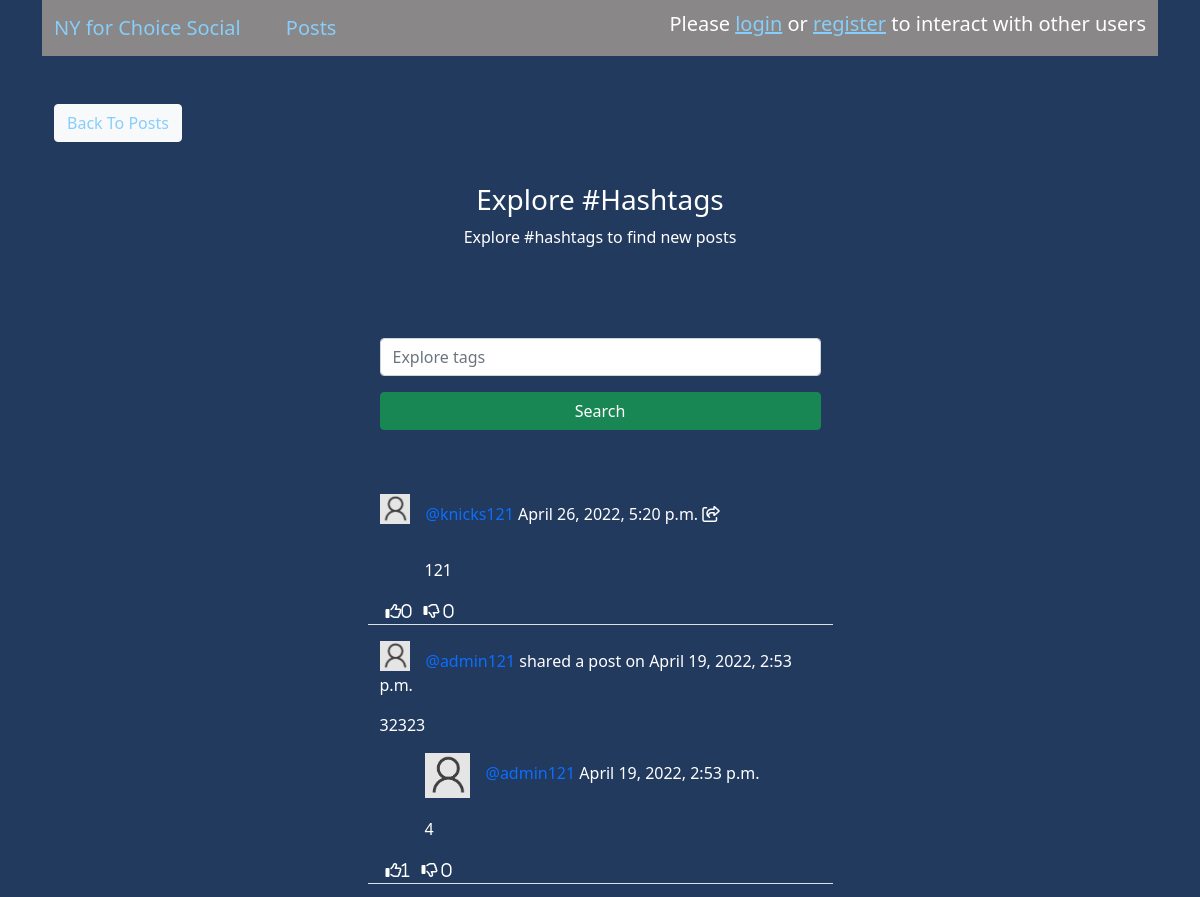
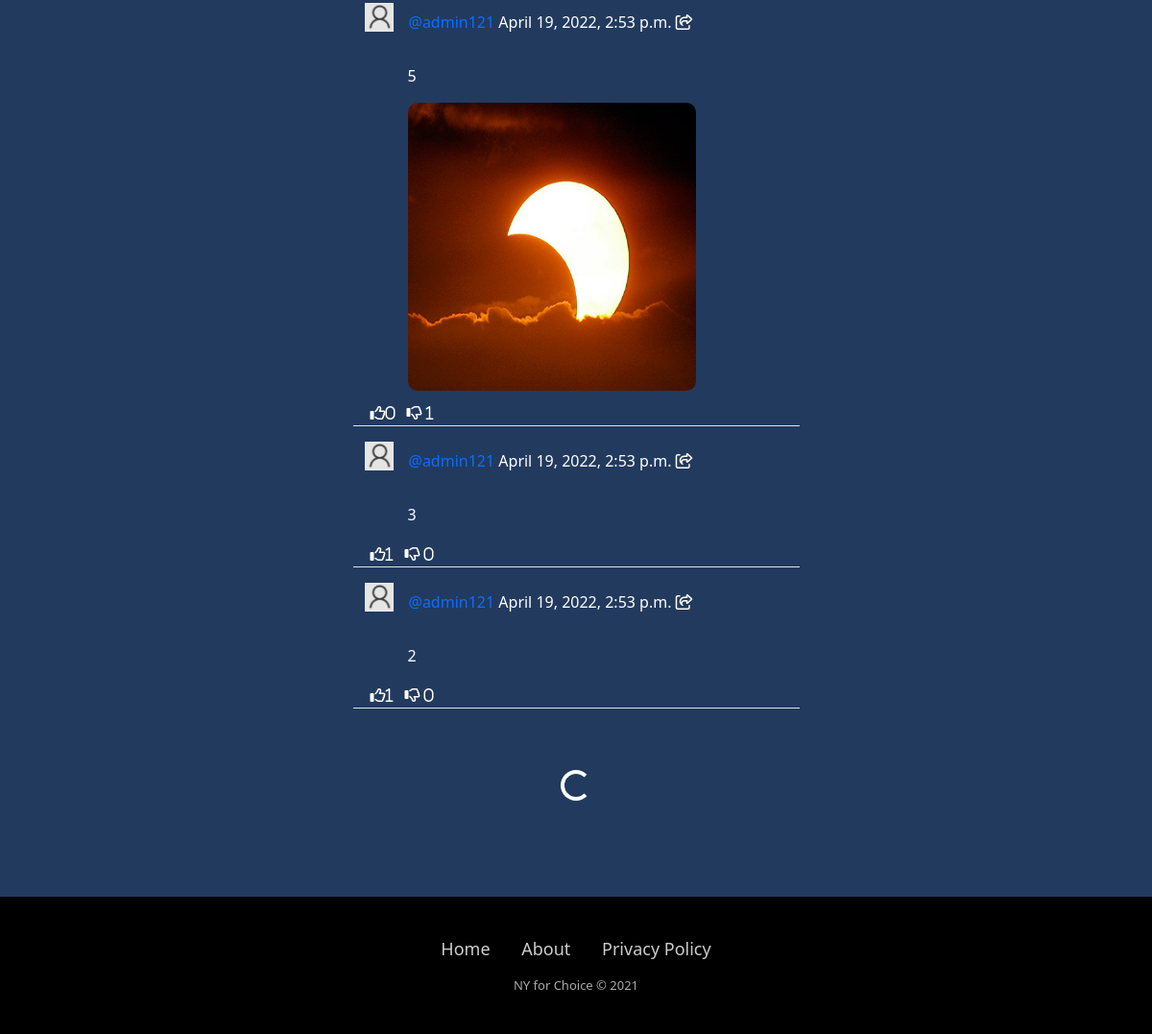
Before: /social/explore/ with the older database file (2 pictures, top to bottom).
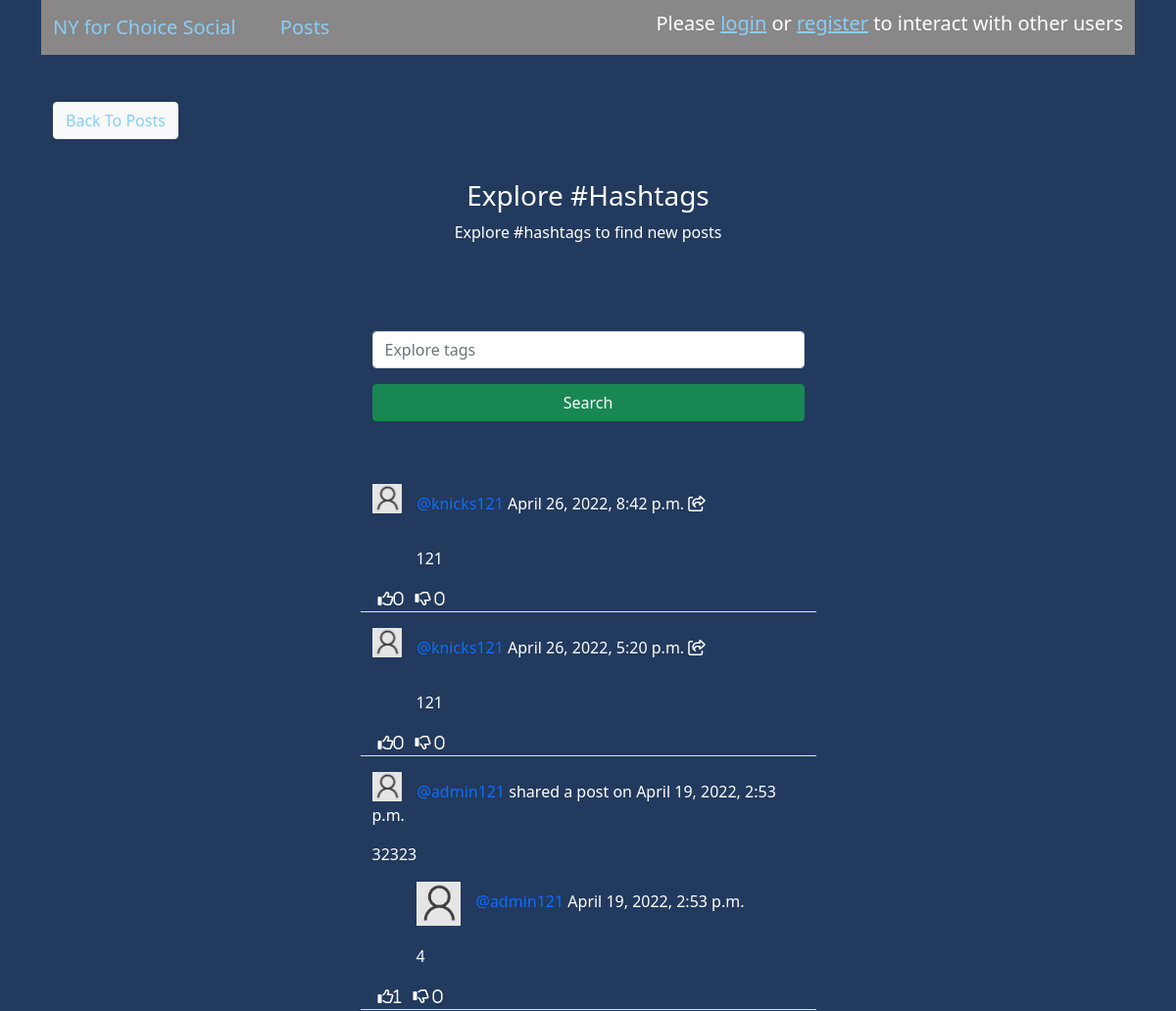
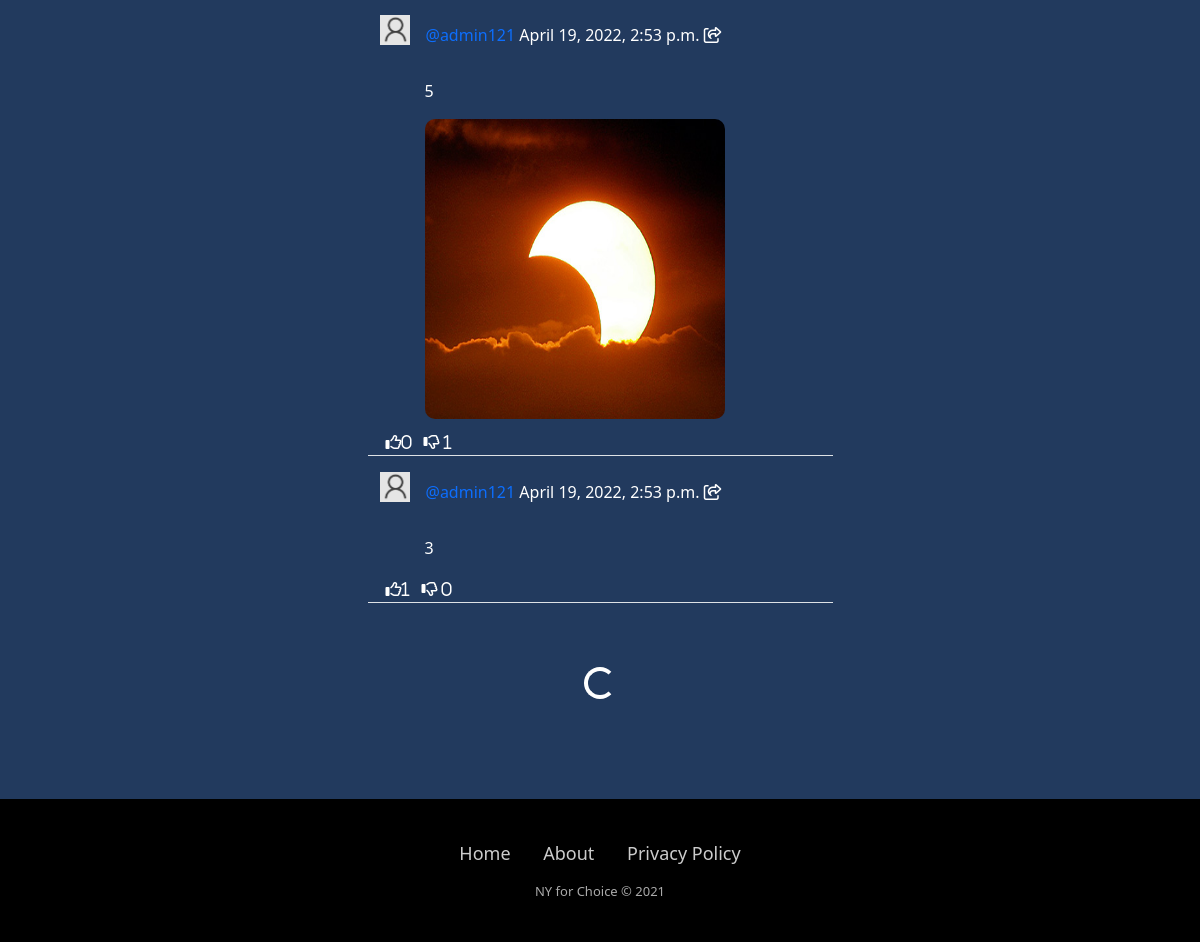
After: the same page with the newer database file (2 pictures, top to bottom).
### social/models.py (models this page shows, shortened)
class Post(models.Model):
    body = models.TextField()
    image = models.ImageField(upload_to='uploads/post_photos', blank=True, null=True)
    video = models.FileField(upload_to="uploads/post_videos", validators=[file_size], blank=True, null=True)
    created_on = models.DateTimeField(default=timezone.now)
    author = models.ForeignKey(User, on_delete=models.CASCADE)
    shared_user = models.ForeignKey(User, on_delete=models.CASCADE, null=True, blank=True, related_name='+')
    shared_body = models.TextField(blank=True, null=True)
    shared_on = models.DateTimeField(blank=True, null=True)
    likes = models.ManyToManyField(User, blank=True, related_name='likess')
    dislikes = models.ManyToManyField(User, blank=True, related_name='dislikess')
    tags = models.ManyToManyField('Tag', blank=True)
    class Meta:
        ordering = ['-created_on']

### members/models.py (models this page shows, shortened)
class UserProfile(models.Model):
  user = models.OneToOneField(User, primary_key=True, verbose_name='user', related_name='profile', on_delete=models.CASCADE)
  first_name = models.CharField(max_length=30, blank=True, null=True)
  last_name = models.CharField(max_length=30, blank=True, null=True)
  bio = models.TextField(max_length=500, blank=True, null=True)
  birth_date=models.DateField(null=True, blank=True)
  location = models.CharField(max_length=100, blank=True, null=True)
  picture = models.ImageField(upload_to='images/profile_pictures', default='images/profile_pictures/default_pic.jpg', blank=False)
  followers = models.ManyToManyField(User, blank=True, related_name='followers')
  followings = models.ManyToManyField(User, blank=True, related_name='followings')
  website_url = models.CharField(max_length=255, null=True, blank=True)
  facebook_url = models.CharField(max_length=255, null=True, blank=True)
  twitter_url = models.CharField(max_length=255, null=True, blank=True)
  instagram_url = models.CharField(max_length=255, null=True, blank=True)
  pinterest_url = models.CharField(max_length=255, null=True, blank=True)

class User(AbstractBaseUser, PermissionsMixin):
  email = models.EmailField(verbose_name="email", max_length=60, unique=True)
  username = models.CharField(max_length=45, unique=True)
  first_name = models.CharField(max_length=60, blank=True)
  last_name = models.CharField(max_length=60, blank=True)
  state = models.ForeignKey(State, on_delete=models.SET_NULL, null=True)
  city = models.ForeignKey(City, on_delete=models.SET_NULL, null=True)
  date_joined = models.DateTimeField(verbose_name='date_joined', default=timezone.now)
  last_login = models.DateTimeField(verbose_name='last_login', default=timezone.now)
  is_staff = models.BooleanField(default=False)
  is_active = models.BooleanField(default=True)
  is_admin = models.BooleanField(default=False)
  is_superuser = models.BooleanField(default=False)
  objects = MyAccountManager()
  USERNAME_FIELD = 'username'
  REQUIRED_FIELDS = ['email']
  def __str__(self):
    return self.username

### social/views.py (the view, shortened to what this page needs)
# urls.py: path('explore/', Explore.as_view(), name='explore'),
class Explore(View):
    def get(self, request, *args, **kwargs):
        explore_form = ExploreForm()
        query = self.request.GET.get('query')
        tag = Tag.objects.filter(name=query).first()
        if tag:
            p = Paginator(Post.objects.filter(tags__in=[tag]), 5)
            page = request.GET.get('page')
            posts = p.get_page(page)
        else:
            p = Paginator(Post.objects.all(), 5)
            page = request.GET.get('page')
            posts = p.get_page(page)
        context = {
            'tag': tag,
            'posts': posts,
            'explore_form': explore_form,
        }
        return render(request, 'social/explore.html', context)

### social/forms.py
class ExploreForm(forms.Form):
    query = forms.CharField(
        label='',
        widget=forms.TextInput(attrs={
            'placeholder': 'Explore tags'
        })
    )

### social/templates/social/explore.html (shortened to what this page needs)
{% extends 'base.html' %}
{% load crispy_forms_tags %}
{% block content %}
	<div class="container">
		<div class="row mt-5">
			<div class="col-md-5 col-sm-6">
				<a href="{% url 'post-list' %}" class="btn btn-light">Back To Posts</a>
			</div>
		</div>
		<div class="row justify-content-center mt-3 mb-5"><div class="col-md-5 col-sm-12"><div class="flexbox-item-99"><div class="header-info2">
			{% if tag %}
				<h3>Explore #{{ tag.name }} Posts</h3>
				<p class="mb-3">Most recent posts tagged with {{ tag.name }}</p>
			{% else %}
				<h3>Explore #Hashtags</h3>
				<p class="mb-3">Explore #hashtags to find new posts</p>
			{% endif %}
		</div></div></div></div>
		<div class="row justify-content-center mt-3">
			<div class="col-md-5 col-sm-12">
				<form method="POST" class="mb-5">
					{{ explore_form | crispy }}
                    <div class="d-grid gap-2">
                        <button class="btn btn-success mt-3">Search</button>
                    </div>
				</form>
			</div>
		</div>
        <div class="infinite-container">
    		{% for post in posts %}
                <div class="infinite-item">
            	    <div class="row justify-content-center mt-3">
                        <div class="col-md-5 col-sm-12 border-bottom position-relative">
                            {% if post.shared_user %}
                                <div>
                                    <a href="{% url 'show_profile_page' post.shared_user.profile.pk %}">
                                        <img class="round-circle post-img" height="30" width="30" src="{{ post.shared_user.profile.picture.url }}" />
                                    </a>
                                    <p class="post-text">
                                        <a class="text-primary post-link" href="{% url 'show_profile_page' post.shared_user.profile.pk %}">@{{ post.shared_user }}</a> shared a post on {{ post.shared_on }}
                                    </p>
                                </div>
                            {% else %}
                                <div>
                                    <a href="{% url 'show_profile_page' post.author.profile.pk %}">
                                        <img class="round-circle post-img" height="30" width="30" src="{{ post.author.profile.picture.url }}" />
                                    </a>
                                    <p class="post-text">
                                        <a class="text-primary post-link" href="{% url 'show_profile_page' post.author.profile.pk %}">@{{ post.author }}</a> {{ post.created_on }}
                                        <span onclick="shareToggle('{{ post.pk }}')"><i class="far fa-share-square share-btn"></i></span>
                                    </p>
                                </div>
                            {% endif %}
                            <div>
                                {% if post.shared_body %}
                                    <div class="position-relative mb-3 body">
                                        <p>{{ post.shared_body }}</p>
                                    </div>
                                    <div class="shared-post">
                                        <a href="{% url 'show_profile_page' post.author.profile.pk %}">
                                            <img class="round-circle post-img" height="45" width="45" src="{{ post.author.profile.picture.url }}" />
                                        </a>
                                        <p class="post-text">
                                            <a class="text-primary post-link" href="{% url 'show_profile_page' post.author.profile.pk %}">@{{ post.author }}</a> {{ post.created_on }}
                                        </p>
                                    </div>
                                {% endif %}
                                <div class="shared-post position-relative pt-3">
                                    <div class="position-relative">
                                        <div class="body">
                                            <p>{{ post.body }}</p>
                                        </div>
                                        {% if post.image %}
                                            <img src="{{ post.image.url }}" class="post-image"/>
                                        {% endif %}
                                    </div>
                                </div>
                            </div>
                            <div class="d-flex flex-row">
                                <form method="POST" action="{% url 'like' post.pk %}">
                                    {% if user not in post.likes.all %}
                                        <button class="remove-default-btn" type="submit">
                                            <i class="far fa-thumbs-up" style="color: white"><span>{{ post.likes.all.count }}</span></i>
                                        </button>
                                    {% else %}
                                        <input type="hidden" name="next" value="{{ request.path }}">
                                        <button class="remove-default-btn" type="submit">
                                            <i class="far fa-thumbs-up" style="color: green"><span>{{ post.likes.all.count }}</span></i>
                                        </button>
                                    {% endif %}
                                </form>
                                <form method="POST" action="{% url 'dislike' post.pk %}">
                                    {% if user not in post.dislikes.all %}
                                        <button class="remove-default-btn" type="submit">
                                            <i class="far fa-thumbs-down" style="color: white"> <span>{{ post.dislikes.all.count }}</span></i>
                                        </button>
                                    {% else %}
                                        <input type="hidden" name="next" value="{{ request.path }}">
                                        <button class="remove-default-btn" type="submit">
                                            <i class="far fa-thumbs-down" style="color: green"> <span>{{ post.dislikes.all.count }}</span></i>
                                        </button>
                                    {% endif %}
                                </form>
                            </div>
                        </div>
                    </div>
                </div>
            {% endfor %}
        </div>
        {% if posts.has_next %}
            <div class="d-flex justify-content-center" style="display:none;">
                <div class="spinner-border" role="status">
                </div>
            </div>
        {% endif %}
    </div>
{% endblock content %}

### operationfreedom/templates/base.html (shortened to what this page needs)
{% load static %}
<!doctype html>
<html lang="en">
  <head>
    <link rel="stylesheet" href="https://use.fontawesome.com/releases/v5.8.2/css/all.css">
    <link href="https://cdn.jsdelivr.net/npm/bootstrap@5.1.3/dist/css/bootstrap.min.css" rel="stylesheet">
    <link rel="stylesheet" href="/static/operationfreedom/images">
    <link rel="stylesheet" href="/static/operationfreedom/css/style.css">
    <link rel="stylesheet" href="https://cdnjs.cloudflare.com/ajax/libs/ionicons/2.0.1/css/ionicons.min.css">
  </head>
  <body>
    <div class="container">
      {% include 'navbar.html' %}
      {% block content %}
      {% endblock %}
    </div>
    <div class="footer-basic">
      <footer>
          <ul class="list-inline">
              <li class="list-inline-item"><a href="{% url 'home' %}">Home</a></li>
              <li class="list-inline-item"><a href="{% url 'about' %}">About</a></li>
              <li class="list-inline-item"><a href="#">Privacy Policy</a></li>
          </ul>
          <p class="copyright">NY for Choice © 2021</p>
      </footer>
    </div>
  </body>
</html>

### operationfreedom/templates/navbar.html (shortened to what this page needs)
{% load custom_tags %}
<nav class="navbar navbar-expand-lg navbar-light" style="background-color: #898787;">
   <div class="container-fluid">
    <a class="navbar-brand" href="{% url 'home' %}">NY for Choice Social</a> &nbsp;&nbsp;&nbsp;
    <a class="navbar-brand" href="{% url 'post-list' %}">Posts</a> &nbsp;&nbsp;&nbsp;
    <div class="collapse navbar-collapse" id="navbarTogglerDemo03">
      {% if user.is_authenticated %}
        <form class="d-flex" method="GET" action="{% url 'profile-search' %}">
          <div class="input-group">
            <input type="text" class="form-control" placeholder="Username" aria-label="Username" aria-describedby="basic-addon1" name="query" value="{{ request.GET.query }}">
            <button class="remove-default-btn" type="submit"><i class="fas fa-search"></i></button>
          </div>
        </form>
        <div class="nav-item dropdown">
          <!-- <ul class="dropdown-menu">
            <li><a class="dropdown-item" href="{url 'user_profile' request.user.profile.pk %}">Profile</a></li>
            <li><a class="dropdown-item" href="{url 'account_logout' %}">Sign Out</a></li>
          </ul> -->
        </div>
        <div class="nav-item inbox-icon-container">
          <a class="inbox-icon" href="{% url 'explore' %}">#</a>
          <a href="{% url 'inbox' %}" class="inbox-icon"><i class="far fa-paper-plane"></i></a>
        </div>
        <div class="nav-item mr-lg-3">
        <div class="dropdown">
          <a href="{% url 'show_profile_page' request.user.profile.pk %}"><img class="round-circle post-img" height="35" width="35" src="{{ request.user.profile.picture.url }}" /></a>
          <button class="btn btn-success dropdown-toggle" type="button" id="dropdownMenuButton1" data-bs-toggle="dropdown" aria-expanded="false">
            User Settings
          </button>
          <ul class="dropdown-menu " aria-labelledby="dropdownMenuButton1">
            <li><a class="dropdown-item" href="{% url 'edit_profile' request.user.profile.pk %}">Edit User Settings</a></li>
            <li><a class="dropdown-item" href="{% url 'edit_profile_page' request.user.profile.pk %}">Edit Profile Page</a></li>
            <li><a class="dropdown-item" href="{% url 'show_profile_page' request.user.profile.pk %}">Show Profile Page</a></li>
            <li><a class="dropdown-item" href="{% url 'logout' %}">Logout</a></li>
          </ul>
        </div>
      {% else %}
        <h5>Please <a href="{% url 'login' %}">login</a> or <a href="{% url 'register' %}">register</a> to interact with other users</h5>
      {% endif %}
    </div>
  </div>
</nav>

### static/operationfreedom/css/style.css (style rules this page uses)
* *::after, *::before { margin: 0; padding: 0; box-sizing: border-box; list-style: none; text-decoration: none; color: none; }
body { background-color: #223a5e; }
.container { min-height: 850px; color: white; }
.container a:not(.jumpinglink) { color: #87CEFA; }
.flexbox-item-99 { text-align: center; margin: 10px; }
.header-info2 { padding: 15px; }
.footer-basic { width: 100%; margin-top: 100px; padding:40px 0; background-color:#ffffff; color:#4b4c4d; }
.footer-basic ul { padding:0; list-style:none; text-align:center; font-size:18px; line-height:1.6; margin-bottom:0; }
.footer-basic li { padding:0 10px; }
.footer-basic ul a { color:inherit; text-decoration:none; opacity:0.8; }
.footer-basic .copyright { margin-top:15px; text-align:center; font-size:13px; color:#aaa; margin-bottom:0; }
.footer-basic { background-color: black; }
.footer-basic .list-inline, .social { color: white; }
.remove-default-btn { background-color: transparent; border: none; box-shadow: none; }
.post-link { text-decoration: none; }
.post-text { padding-top: 0.5rem; }
.post-img { float: left; margin-right: 1rem; }
.post-image { max-width: 300px; height: 300px; border-radius: 10px; margin-bottom: 10px; }
.share-btn { cursor: pointer; }
.shared-post { margin-left: 45px; }

Changed rows visible on the page:
no longer on this page (row unchanged): Post: author.profile.picture (placeholder picture), author "admin121", created_on "April 19, 2022, 2:53 p.m.", body "2", likes.all.count "1", dislikes.all.count "0"
added Post: author.profile.picture (placeholder picture), author "knicks121", created_on "April 26, 2022, 8:42 p.m.", body "121", likes.all.count "0", dislikes.all.count "0"
